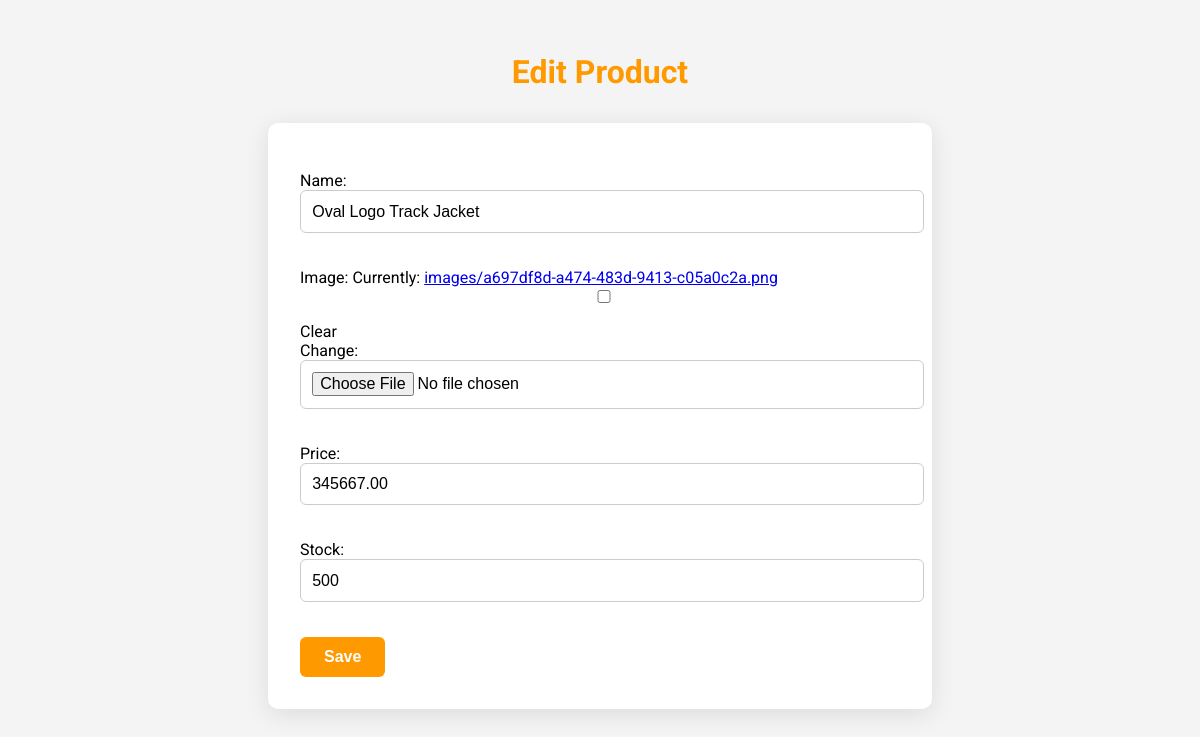
The app's page /clothing/edit/3 with its own data.
### Clothing/models.py (models this page shows, shortened)
class CloProduct(models.Model):
    name = models.CharField(max_length=225, null = True, blank = True)
    image = models.ImageField(upload_to='images/', null = True, blank = True)
    price = models.DecimalField(max_digits=10, decimal_places=2, null = True, blank = True)
    stock = models.IntegerField(null=True, blank=True)

### Clothing/views.py (the view)
# urls.py: path('edit/<int:product_id>', views.edit_product, name='edit_product'),
def edit_product(request, product_id):
    product = CloProduct.objects.get(id=product_id)
    if request.method == 'POST':
        form = ProductForm(request.POST, instance=product)
        if form.is_valid():
            form.save()
            return redirect('home')
    else:
        form = ProductForm(instance=product)
    return render(request, 'Clothing/edit_product.html', {'form': form})

### Clothing/forms.py
class ProductForm(forms.ModelForm):
    class Meta:
        model = CloProduct
        fields = '__all__'

### Clothing/templates/Clothing/edit_product.html (shortened to what this page needs)
<!DOCTYPE html>
<html lang="en">
<head>
</head>
<body>
  <h1>Edit Product</h1>
  <form method="post">
    {{ form.as_p }}
    <button type="submit">Save</button>
  </form>
</body>
</html>

### Clothing/templates/Clothing/edit_product.html (style rules this page uses)
body { font-family: 'Roboto', sans-serif; background-color: #f4f4f4; margin: 0; padding: 2rem; }
h1 { color: #f90; text-align: center; margin-bottom: 2rem; }
form { max-width: 600px; margin: 0 auto; background: #fff; padding: 2rem; border-radius: 10px; box-shadow: 0 5px 25px rgba(0, 0, 0, 0.1); }
input, select, textarea { width: 100%; padding: 0.7rem; margin-bottom: 1.2rem; border: 1px solid #ccc; border-radius: 6px; font-size: 1rem; }
button { background-color: #f90; color: white; border: none; padding: 0.7rem 1.5rem; font-size: 1rem; font-weight: bold; border-radius: 6px; cursor: pointer; transition: background 0.3s; }

### records on screen
CloProduct: name "Oval Logo Track Jacket", price "345667.00", stock "500"
